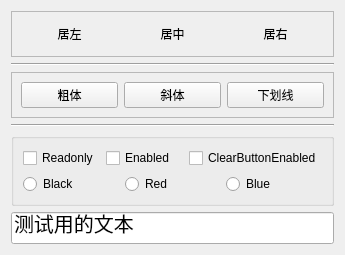
<?xml version="1.0" encoding="UTF-8"?>
<ui version="4.0">
 <class>Widget</class>
 <widget class="QWidget" name="Widget">
  <property name="geometry">
   <rect>
    <x>0</x>
    <y>0</y>
    <width>345</width>
    <height>252</height>
   </rect>
  </property>
  <property name="windowTitle">
   <string>Widget</string>
  </property>
  <layout class="QGridLayout" name="gridLayout_4">
   <item row="0" column="0">
    <widget class="QFrame" name="frame">
     <property name="frameShape">
      <enum>QFrame::StyledPanel</enum>
     </property>
     <property name="frameShadow">
      <enum>QFrame::Raised</enum>
     </property>
     <layout class="QGridLayout" name="gridLayout_2">
      <item row="0" column="0">
       <widget class="QPushButton" name="btnLeft">
        <property name="text">
         <string>居左</string>
        </property>
        <property name="icon">
         <iconset>
          <normaloff>:/icons/srcBmp/dsdpow.bmp</normaloff>:/icons/srcBmp/dsdpow.bmp</iconset>
        </property>
        <property name="checkable">
         <bool>true</bool>
        </property>
        <property name="autoExclusive">
         <bool>true</bool>
        </property>
        <property name="flat">
         <bool>true</bool>
        </property>
       </widget>
      </item>
      <item row="0" column="1">
       <widget class="QPushButton" name="btnMid">
        <property name="text">
         <string>居中</string>
        </property>
        <property name="icon">
         <iconset>
          <normaloff>:/icons/srcBmp/dsddot.bmp</normaloff>:/icons/srcBmp/dsddot.bmp</iconset>
        </property>
        <property name="checkable">
         <bool>true</bool>
        </property>
        <property name="autoExclusive">
         <bool>true</bool>
        </property>
        <property name="flat">
         <bool>true</bool>
        </property>
       </widget>
      </item>
      <item row="0" column="2">
       <widget class="QPushButton" name="btnRight">
        <property name="text">
         <string>居右</string>
        </property>
        <property name="icon">
         <iconset>
          <normaloff>:/icons/srcBmp/dsddot.bmp</normaloff>:/icons/srcBmp/dsddot.bmp</iconset>
        </property>
        <property name="checkable">
         <bool>true</bool>
        </property>
        <property name="autoExclusive">
         <bool>true</bool>
        </property>
        <property name="flat">
         <bool>true</bool>
        </property>
       </widget>
      </item>
     </layout>
    </widget>
   </item>
   <item row="1" column="0">
    <widget class="Line" name="line">
     <property name="orientation">
      <enum>Qt::Horizontal</enum>
     </property>
    </widget>
   </item>
   <item row="2" column="0">
    <widget class="QFrame" name="frame_2">
     <property name="frameShape">
      <enum>QFrame::StyledPanel</enum>
     </property>
     <property name="frameShadow">
      <enum>QFrame::Raised</enum>
     </property>
     <layout class="QGridLayout" name="gridLayout_3">
      <item row="0" column="0">
       <widget class="QPushButton" name="btnBold">
        <property name="text">
         <string>粗体</string>
        </property>
        <property name="icon">
         <iconset>
          <normaloff>:/icons/srcBmp/shaderOthers.bmp</normaloff>:/icons/srcBmp/shaderOthers.bmp</iconset>
        </property>
        <property name="checkable">
         <bool>true</bool>
        </property>
       </widget>
      </item>
      <item row="0" column="1">
       <widget class="QPushButton" name="btnItalic">
        <property name="text">
         <string>斜体</string>
        </property>
        <property name="icon">
         <iconset>
          <normaloff>:/icons/srcBmp/dsdmath.bmp</normaloff>:/icons/srcBmp/dsdmath.bmp</iconset>
        </property>
        <property name="checkable">
         <bool>true</bool>
        </property>
       </widget>
      </item>
      <item row="0" column="2">
       <widget class="QPushButton" name="btnUnderLine">
        <property name="text">
         <string>下划线</string>
        </property>
        <property name="icon">
         <iconset>
          <normaloff>:/icons/srcBmp/shaderPhong.bmp</normaloff>:/icons/srcBmp/shaderPhong.bmp</iconset>
        </property>
        <property name="checkable">
         <bool>true</bool>
        </property>
       </widget>
      </item>
     </layout>
    </widget>
   </item>
   <item row="3" column="0">
    <widget class="Line" name="line_2">
     <property name="orientation">
      <enum>Qt::Horizontal</enum>
     </property>
    </widget>
   </item>
   <item row="4" column="0">
    <widget class="QGroupBox" name="groupBox">
     <property name="title">
      <string/>
     </property>
     <layout class="QGridLayout" name="gridLayout">
      <item row="0" column="0">
       <widget class="QCheckBox" name="btnReadonly">
        <property name="text">
         <string>Readonly</string>
        </property>
       </widget>
      </item>
      <item row="2" column="0" colspan="3">
       <layout class="QHBoxLayout" name="horizontalLayout">
        <item>
         <widget class="QRadioButton" name="btnBlack">
          <property name="text">
           <string>Black</string>
          </property>
         </widget>
        </item>
        <item>
         <widget class="QRadioButton" name="btnRed">
          <property name="text">
           <string>Red</string>
          </property>
         </widget>
        </item>
        <item>
         <widget class="QRadioButton" name="btnBlue">
          <property name="text">
           <string>Blue</string>
          </property>
         </widget>
        </item>
       </layout>
      </item>
      <item row="0" column="1">
       <widget class="QCheckBox" name="btnEnabled">
        <property name="text">
         <string>Enabled</string>
        </property>
       </widget>
      </item>
      <item row="0" column="2">
       <widget class="QCheckBox" name="btnClearButtonEnabled">
        <property name="text">
         <string>ClearButtonEnabled</string>
        </property>
       </widget>
      </item>
     </layout>
    </widget>
   </item>
   <item row="5" column="0">
    <widget class="QLineEdit" name="lineEdit">
     <property name="minimumSize">
      <size>
       <width>0</width>
       <height>0</height>
      </size>
     </property>
     <property name="font">
      <font>
       <pointsize>15</pointsize>
      </font>
     </property>
     <property name="text">
      <string>测试用的文本</string>
     </property>
    </widget>
   </item>
  </layout>
 </widget>
 <resources/>
 <connections/>
</ui>
